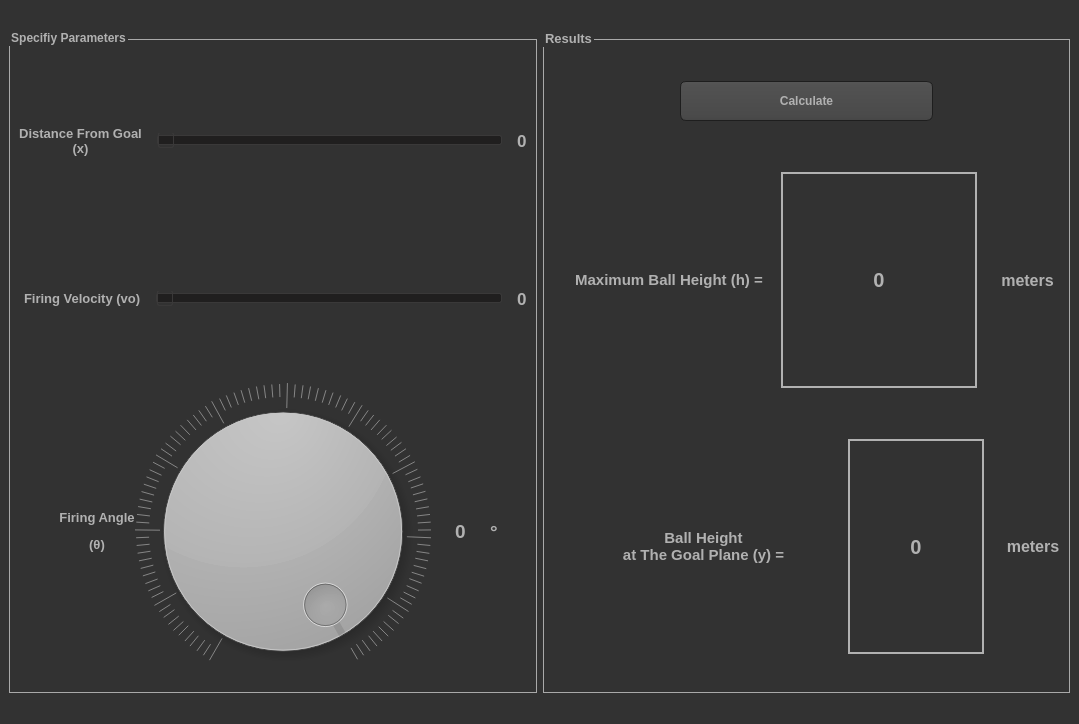
<?xml version="1.0" encoding="UTF-8"?>
<ui version="4.0">
 <class>MainWindow</class>
 <widget class="QMainWindow" name="MainWindow">
  <property name="geometry">
   <rect>
    <x>0</x>
    <y>0</y>
    <width>1079</width>
    <height>724</height>
   </rect>
  </property>
  <property name="windowTitle">
   <string>MainWindow</string>
  </property>
  <property name="styleSheet">
   <string notr="true">QToolTip
{
     border: 1px solid black;
     background-color: #ffa02f;
     padding: 1px;
     border-radius: 3px;
     opacity: 100;
}

QWidget
{
    color: #b1b1b1;
    background-color: #323232;
}

QTreeView, QListView
{
    background-color: silver;
    margin-left: 5px;
}

QWidget:item:hover
{
    background-color: QLinearGradient( x1: 0, y1: 0, x2: 0, y2: 1, stop: 0 #ffa02f, stop: 1 #ca0619);
    color: #000000;
}

QWidget:item:selected
{
    background-color: QLinearGradient( x1: 0, y1: 0, x2: 0, y2: 1, stop: 0 #ffa02f, stop: 1 #d7801a);
}

QMenuBar::item
{
    background: transparent;
}

QMenuBar::item:selected
{
    background: transparent;
    border: 1px solid #ffaa00;
}

QMenuBar::item:pressed
{
    background: #444;
    border: 1px solid #000;
    background-color: QLinearGradient(
        x1:0, y1:0,
        x2:0, y2:1,
        stop:1 #212121,
        stop:0.4 #343434/*,
        stop:0.2 #343434,
        stop:0.1 #ffaa00*/
    );
    margin-bottom:-1px;
    padding-bottom:1px;
}

QMenu
{
    border: 1px solid #000;
}

QMenu::item
{
    padding: 2px 20px 2px 20px;
}

QMenu::item:selected
{
    color: #000000;
}

QWidget:disabled
{
    color: #808080;
    background-color: #323232;
}

QAbstractItemView
{
    background-color: QLinearGradient( x1: 0, y1: 0, x2: 0, y2: 1, stop: 0 #4d4d4d, stop: 0.1 #646464, stop: 1 #5d5d5d);
}

QWidget:focus
{
    /*border: 1px solid darkgray;*/
}

QLineEdit
{
    background-color: QLinearGradient( x1: 0, y1: 0, x2: 0, y2: 1, stop: 0 #4d4d4d, stop: 0 #646464, stop: 1 #5d5d5d);
    padding: 1px;
    border-style: solid;
    border: 1px solid #1e1e1e;
    border-radius: 5;
}

QPushButton
{
    color: #b1b1b1;
    background-color: QLinearGradient( x1: 0, y1: 0, x2: 0, y2: 1, stop: 0 #565656, stop: 0.1 #525252, stop: 0.5 #4e4e4e, stop: 0.9 #4a4a4a, stop: 1 #464646);
    border-width: 1px;
    border-color: #1e1e1e;
    border-style: solid;
    border-radius: 6;
    padding: 3px;
    font-size: 12px;
    padding-left: 5px;
    padding-right: 5px;
    min-width: 40px;
}

QPushButton:pressed
{
    background-color: QLinearGradient( x1: 0, y1: 0, x2: 0, y2: 1, stop: 0 #2d2d2d, stop: 0.1 #2b2b2b, stop: 0.5 #292929, stop: 0.9 #282828, stop: 1 #252525);
}

QComboBox
{
    selection-background-color: #ffaa00;
    background-color: QLinearGradient( x1: 0, y1: 0, x2: 0, y2: 1, stop: 0 #565656, stop: 0.1 #525252, stop: 0.5 #4e4e4e, stop: 0.9 #4a4a4a, stop: 1 #464646);
    border-style: solid;
    border: 1px solid #1e1e1e;
    border-radius: 5;
}

QComboBox:hover,QPushButton:hover
{
    border: 2px solid QLinearGradient( x1: 0, y1: 0, x2: 0, y2: 1, stop: 0 #ffa02f, stop: 1 #d7801a);
}


QComboBox:on
{
    padding-top: 3px;
    padding-left: 4px;
    background-color: QLinearGradient( x1: 0, y1: 0, x2: 0, y2: 1, stop: 0 #2d2d2d, stop: 0.1 #2b2b2b, stop: 0.5 #292929, stop: 0.9 #282828, stop: 1 #252525);
    selection-background-color: #ffaa00;
}

QComboBox QAbstractItemView
{
    border: 2px solid darkgray;
    selection-background-color: QLinearGradient( x1: 0, y1: 0, x2: 0, y2: 1, stop: 0 #ffa02f, stop: 1 #d7801a);
}

QComboBox::drop-down
{
     subcontrol-origin: padding;
     subcontrol-position: top right;
     width: 15px;

     border-left-width: 0px;
     border-left-color: darkgray;
     border-left-style: solid; /* just a single line */
     border-top-right-radius: 3px; /* same radius as the QComboBox */
     border-bottom-right-radius: 3px;
 }

QComboBox::down-arrow
{
     image: url(:/dark_orange/img/down_arrow.png);
}

QGroupBox
{
    border: 1px solid darkgray;
    margin-top: 10px;
}

QGroupBox:focus
{
    border: 1px solid darkgray;
}

QTextEdit:focus
{
    border: 1px solid darkgray;
}

QScrollBar:horizontal {
     border: 1px solid #222222;
     background: QLinearGradient( x1: 0, y1: 0, x2: 0, y2: 1, stop: 0.0 #121212, stop: 0.2 #282828, stop: 1 #484848);
     height: 7px;
     margin: 0px 16px 0 16px;
}

QScrollBar::handle:horizontal
{
      background: QLinearGradient( x1: 0, y1: 0, x2: 1, y2: 0, stop: 0 #ffa02f, stop: 0.5 #d7801a, stop: 1 #ffa02f);
      min-height: 20px;
      border-radius: 2px;
}

QScrollBar::add-line:horizontal {
      border: 1px solid #1b1b19;
      border-radius: 2px;
      background: QLinearGradient( x1: 0, y1: 0, x2: 1, y2: 0, stop: 0 #ffa02f, stop: 1 #d7801a);
      width: 14px;
      subcontrol-position: right;
      subcontrol-origin: margin;
}

QScrollBar::sub-line:horizontal {
      border: 1px solid #1b1b19;
      border-radius: 2px;
      background: QLinearGradient( x1: 0, y1: 0, x2: 1, y2: 0, stop: 0 #ffa02f, stop: 1 #d7801a);
      width: 14px;
     subcontrol-position: left;
     subcontrol-origin: margin;
}

QScrollBar::right-arrow:horizontal, QScrollBar::left-arrow:horizontal
{
      border: 1px solid black;
      width: 1px;
      height: 1px;
      background: white;
}

QScrollBar::add-page:horizontal, QScrollBar::sub-page:horizontal
{
      background: none;
}

QScrollBar:vertical
{
      background: QLinearGradient( x1: 0, y1: 0, x2: 1, y2: 0, stop: 0.0 #121212, stop: 0.2 #282828, stop: 1 #484848);
      width: 7px;
      margin: 16px 0 16px 0;
      border: 1px solid #222222;
}

QScrollBar::handle:vertical
{
      background: QLinearGradient( x1: 0, y1: 0, x2: 0, y2: 1, stop: 0 #ffa02f, stop: 0.5 #d7801a, stop: 1 #ffa02f);
      min-height: 20px;
      border-radius: 2px;
}

QScrollBar::add-line:vertical
{
      border: 1px solid #1b1b19;
      border-radius: 2px;
      background: QLinearGradient( x1: 0, y1: 0, x2: 0, y2: 1, stop: 0 #ffa02f, stop: 1 #d7801a);
      height: 14px;
      subcontrol-position: bottom;
      subcontrol-origin: margin;
}

QScrollBar::sub-line:vertical
{
      border: 1px solid #1b1b19;
      border-radius: 2px;
      background: QLinearGradient( x1: 0, y1: 0, x2: 0, y2: 1, stop: 0 #d7801a, stop: 1 #ffa02f);
      height: 14px;
      subcontrol-position: top;
      subcontrol-origin: margin;
}

QScrollBar::up-arrow:vertical, QScrollBar::down-arrow:vertical
{
      border: 1px solid black;
      width: 1px;
      height: 1px;
      background: white;
}


QScrollBar::add-page:vertical, QScrollBar::sub-page:vertical
{
      background: none;
}

QTextEdit
{
    background-color: #242424;
}

QPlainTextEdit
{
    background-color: #242424;
}

QHeaderView::section
{
    background-color: QLinearGradient(x1:0, y1:0, x2:0, y2:1, stop:0 #616161, stop: 0.5 #505050, stop: 0.6 #434343, stop:1 #656565);
    color: white;
    padding-left: 4px;
    border: 1px solid #6c6c6c;
}

QCheckBox:disabled
{
color: #414141;
}

QDockWidget::title
{
    text-align: center;
    spacing: 3px; /* spacing between items in the tool bar */
    background-color: QLinearGradient(x1:0, y1:0, x2:0, y2:1, stop:0 #323232, stop: 0.5 #242424, stop:1 #323232);
}

QDockWidget::close-button, QDockWidget::float-button
{
    text-align: center;
    spacing: 1px; /* spacing between items in the tool bar */
    background-color: QLinearGradient(x1:0, y1:0, x2:0, y2:1, stop:0 #323232, stop: 0.5 #242424, stop:1 #323232);
}

QDockWidget::close-button:hover, QDockWidget::float-button:hover
{
    background: #242424;
}

QDockWidget::close-button:pressed, QDockWidget::float-button:pressed
{
    padding: 1px -1px -1px 1px;
}

QMainWindow::separator
{
    background-color: QLinearGradient(x1:0, y1:0, x2:0, y2:1, stop:0 #161616, stop: 0.5 #151515, stop: 0.6 #212121, stop:1 #343434);
    color: white;
    padding-left: 4px;
    border: 1px solid #4c4c4c;
    spacing: 3px; /* spacing between items in the tool bar */
}

QMainWindow::separator:hover
{

    background-color: QLinearGradient(x1:0, y1:0, x2:0, y2:1, stop:0 #d7801a, stop:0.5 #b56c17 stop:1 #ffa02f);
    color: white;
    padding-left: 4px;
    border: 1px solid #6c6c6c;
    spacing: 3px; /* spacing between items in the tool bar */
}

QToolBar::handle
{
     spacing: 3px; /* spacing between items in the tool bar */
     background: url(:/dark_orange/img/handle.png);
}

QMenu::separator
{
    height: 2px;
    background-color: QLinearGradient(x1:0, y1:0, x2:0, y2:1, stop:0 #161616, stop: 0.5 #151515, stop: 0.6 #212121, stop:1 #343434);
    color: white;
    padding-left: 4px;
    margin-left: 10px;
    margin-right: 5px;
}

QProgressBar
{
    border: 2px solid grey;
    border-radius: 5px;
    text-align: center;
}

QProgressBar::chunk
{
    background-color: #d7801a;
    width: 2.15px;
    margin: 0.5px;
}

QTabBar::tab {
    color: #b1b1b1;
    border: 1px solid #444;
    border-bottom-style: none;
    background-color: #323232;
    padding-left: 10px;
    padding-right: 10px;
    padding-top: 3px;
    padding-bottom: 2px;
    margin-right: -1px;
}

QTabWidget::pane {
    border: 1px solid #444;
    top: 1px;
}

QTabBar::tab:last
{
    margin-right: 0; /* the last selected tab has nothing to overlap with on the right */
    border-top-right-radius: 3px;
}

QTabBar::tab:first:!selected
{
 margin-left: 0px; /* the last selected tab has nothing to overlap with on the right */


    border-top-left-radius: 3px;
}

QTabBar::tab:!selected
{
    color: #b1b1b1;
    border-bottom-style: solid;
    margin-top: 3px;
    background-color: QLinearGradient(x1:0, y1:0, x2:0, y2:1, stop:1 #212121, stop:.4 #343434);
}

QTabBar::tab:selected
{
    border-top-left-radius: 3px;
    border-top-right-radius: 3px;
    margin-bottom: 0px;
}

QTabBar::tab:!selected:hover
{
    /*border-top: 2px solid #ffaa00;
    padding-bottom: 3px;*/
    border-top-left-radius: 3px;
    border-top-right-radius: 3px;
    background-color: QLinearGradient(x1:0, y1:0, x2:0, y2:1, stop:1 #212121, stop:0.4 #343434, stop:0.2 #343434, stop:0.1 #ffaa00);
}

QRadioButton::indicator:checked, QRadioButton::indicator:unchecked{
    color: #b1b1b1;
    background-color: #323232;
    border: 1px solid #b1b1b1;
    border-radius: 6px;
}

QRadioButton::indicator:checked
{
    background-color: qradialgradient(
        cx: 0.5, cy: 0.5,
        fx: 0.5, fy: 0.5,
        radius: 1.0,
        stop: 0.25 #ffaa00,
        stop: 0.3 #323232
    );
}

QCheckBox::indicator{
    color: #b1b1b1;
    background-color: #323232;
    border: 1px solid #b1b1b1;
    width: 9px;
    height: 9px;
}

QRadioButton::indicator
{
    border-radius: 6px;
}

QRadioButton::indicator:hover, QCheckBox::indicator:hover
{
    border: 1px solid #ffaa00;
}

QCheckBox::indicator:checked
{
    image:url(:/dark_orange/img/checkbox.png);
}

QCheckBox::indicator:disabled, QRadioButton::indicator:disabled
{
    border: 1px solid #444;
}


QSlider::groove:horizontal {
    border: 1px solid #3A3939;
    height: 8px;
    background: #201F1F;
    margin: 2px 0;
    border-radius: 2px;
}

QSlider::handle:horizontal {
    background: QLinearGradient( x1: 0, y1: 0, x2: 0, y2: 1,
      stop: 0.0 silver, stop: 0.2 #a8a8a8, stop: 1 #727272);
    border: 1px solid #3A3939;
    width: 14px;
    height: 14px;
    margin: -4px 0;
    border-radius: 2px;
}

QSlider::groove:vertical {
    border: 1px solid #3A3939;
    width: 8px;
    background: #201F1F;
    margin: 0 0px;
    border-radius: 2px;
}

QSlider::handle:vertical {
    background: QLinearGradient( x1: 0, y1: 0, x2: 0, y2: 1, stop: 0.0 silver,
      stop: 0.2 #a8a8a8, stop: 1 #727272);
    border: 1px solid #3A3939;
    width: 14px;
    height: 14px;
    margin: 0 -4px;
    border-radius: 2px;
}

QAbstractSpinBox {
    padding-top: 2px;
    padding-bottom: 2px;
    border: 1px solid darkgray;

    border-radius: 2px;
    min-width: 50px;
}

</string>
  </property>
  <widget class="QWidget" name="centralwidget">
   <layout class="QGridLayout" name="gridLayout_3">
    <item row="0" column="0">
     <widget class="QLabel" name="label_projectile">
      <property name="text">
       <string/>
      </property>
      <property name="pixmap">
       <pixmap>Icons/projectile3.jpg</pixmap>
      </property>
      <property name="scaledContents">
       <bool>true</bool>
      </property>
     </widget>
    </item>
    <item row="1" column="0">
     <layout class="QHBoxLayout" name="horizontalLayout_7">
      <item>
       <widget class="QGroupBox" name="groupBox">
        <property name="font">
         <font>
          <pointsize>9</pointsize>
          <weight>75</weight>
          <bold>true</bold>
         </font>
        </property>
        <property name="title">
         <string>Specifiy Parameters</string>
        </property>
        <layout class="QGridLayout" name="gridLayout" rowstretch="1,1,2">
         <property name="topMargin">
          <number>25</number>
         </property>
         <item row="0" column="0">
          <layout class="QHBoxLayout" name="horizontalLayout">
           <property name="spacing">
            <number>15</number>
           </property>
           <item>
            <widget class="QLabel" name="label_distance_from_goal">
             <property name="font">
              <font>
               <pointsize>10</pointsize>
               <weight>75</weight>
               <bold>true</bold>
              </font>
             </property>
             <property name="text">
              <string>&lt;html&gt;&lt;head/&gt;&lt;body&gt;&lt;p align=&quot;center&quot;&gt;Distance From Goal&lt;br/&gt;(x)&lt;/p&gt;&lt;/body&gt;&lt;/html&gt;</string>
             </property>
            </widget>
           </item>
           <item>
            <widget class="QSlider" name="horizontalSlider_distance">
             <property name="orientation">
              <enum>Qt::Horizontal</enum>
             </property>
            </widget>
           </item>
           <item>
            <widget class="QLabel" name="label_distance_value">
             <property name="font">
              <font>
               <pointsize>13</pointsize>
               <weight>75</weight>
               <bold>true</bold>
              </font>
             </property>
             <property name="text">
              <string>0</string>
             </property>
            </widget>
           </item>
          </layout>
         </item>
         <item row="2" column="0">
          <layout class="QHBoxLayout" name="horizontalLayout_3" stretch="0,5,1,0">
           <property name="spacing">
            <number>0</number>
           </property>
           <property name="leftMargin">
            <number>40</number>
           </property>
           <property name="rightMargin">
            <number>29</number>
           </property>
           <item>
            <widget class="QLabel" name="label">
             <property name="font">
              <font>
               <pointsize>10</pointsize>
               <weight>75</weight>
               <bold>true</bold>
              </font>
             </property>
             <property name="text">
              <string>&lt;!DOCTYPE HTML PUBLIC &quot;-//W3C//DTD HTML 4.0//EN&quot; &quot;http://www.w3.org/TR/REC-html40/strict.dtd&quot;&gt;
&lt;html&gt;&lt;head&gt;&lt;meta name=&quot;qrichtext&quot; content=&quot;1&quot; /&gt;&lt;style type=&quot;text/css&quot;&gt;
p, li { white-space: pre-wrap; }
&lt;/style&gt;&lt;/head&gt;&lt;body style=&quot; font-family:'MS Shell Dlg 2'; font-size:10pt; font-weight:600; font-style:normal;&quot;&gt;
&lt;p align=&quot;center&quot; style=&quot; margin-top:12px; margin-bottom:12px; margin-left:0px; margin-right:0px; -qt-block-indent:0; text-indent:0px;&quot;&gt;Firing Angle&lt;/p&gt;
&lt;p align=&quot;center&quot; style=&quot; margin-top:12px; margin-bottom:12px; margin-left:0px; margin-right:0px; -qt-block-indent:0; text-indent:0px;&quot;&gt;(θ)&lt;/p&gt;&lt;/body&gt;&lt;/html&gt;</string>
             </property>
             <property name="alignment">
              <set>Qt::AlignCenter</set>
             </property>
            </widget>
           </item>
           <item>
            <widget class="QDial" name="dial_angle">
             <property name="invertedAppearance">
              <bool>true</bool>
             </property>
             <property name="invertedControls">
              <bool>true</bool>
             </property>
             <property name="wrapping">
              <bool>false</bool>
             </property>
             <property name="notchesVisible">
              <bool>true</bool>
             </property>
            </widget>
           </item>
           <item>
            <widget class="QLabel" name="label_angle_value">
             <property name="font">
              <font>
               <pointsize>14</pointsize>
               <weight>75</weight>
               <bold>true</bold>
              </font>
             </property>
             <property name="text">
              <string>0</string>
             </property>
             <property name="alignment">
              <set>Qt::AlignCenter</set>
             </property>
            </widget>
           </item>
           <item>
            <widget class="QLabel" name="label_degree">
             <property name="font">
              <font>
               <pointsize>14</pointsize>
               <weight>75</weight>
               <bold>true</bold>
              </font>
             </property>
             <property name="text">
              <string>°</string>
             </property>
            </widget>
           </item>
          </layout>
         </item>
         <item row="1" column="0">
          <layout class="QHBoxLayout" name="horizontalLayout_2">
           <property name="spacing">
            <number>15</number>
           </property>
           <property name="leftMargin">
            <number>5</number>
           </property>
           <item>
            <widget class="QLabel" name="label_firing_velocity">
             <property name="font">
              <font>
               <pointsize>10</pointsize>
               <weight>75</weight>
               <bold>true</bold>
              </font>
             </property>
             <property name="text">
              <string>&lt;html&gt;&lt;head/&gt;&lt;body&gt;&lt;p&gt;Firing Velocity (vo)&lt;/p&gt;&lt;/body&gt;&lt;/html&gt;</string>
             </property>
             <property name="alignment">
              <set>Qt::AlignLeading|Qt::AlignLeft|Qt::AlignVCenter</set>
             </property>
            </widget>
           </item>
           <item>
            <widget class="QSlider" name="horizontalSlider_velocity">
             <property name="orientation">
              <enum>Qt::Horizontal</enum>
             </property>
            </widget>
           </item>
           <item>
            <widget class="QLabel" name="label_velocity_value">
             <property name="font">
              <font>
               <pointsize>13</pointsize>
               <weight>75</weight>
               <bold>true</bold>
              </font>
             </property>
             <property name="text">
              <string>0</string>
             </property>
            </widget>
           </item>
          </layout>
         </item>
        </layout>
       </widget>
      </item>
      <item>
       <widget class="QGroupBox" name="groupBox_2">
        <property name="font">
         <font>
          <pointsize>10</pointsize>
          <weight>75</weight>
          <bold>true</bold>
         </font>
        </property>
        <property name="title">
         <string>Results</string>
        </property>
        <layout class="QGridLayout" name="gridLayout_2" rowstretch="1,2,2">
         <property name="topMargin">
          <number>41</number>
         </property>
         <property name="bottomMargin">
          <number>38</number>
         </property>
         <property name="verticalSpacing">
          <number>51</number>
         </property>
         <item row="0" column="0">
          <layout class="QHBoxLayout" name="horizontalLayout_6" stretch="1,2,1">
           <item>
            <spacer name="horizontalSpacer">
             <property name="orientation">
              <enum>Qt::Horizontal</enum>
             </property>
             <property name="sizeHint" stdset="0">
              <size>
               <width>40</width>
               <height>20</height>
              </size>
             </property>
            </spacer>
           </item>
           <item>
            <widget class="QPushButton" name="pushButton_calculate">
             <property name="minimumSize">
              <size>
               <width>52</width>
               <height>40</height>
              </size>
             </property>
             <property name="font">
              <font>
               <pointsize>-1</pointsize>
               <weight>75</weight>
               <bold>true</bold>
              </font>
             </property>
             <property name="text">
              <string>Calculate</string>
             </property>
            </widget>
           </item>
           <item>
            <spacer name="horizontalSpacer_2">
             <property name="orientation">
              <enum>Qt::Horizontal</enum>
             </property>
             <property name="sizeHint" stdset="0">
              <size>
               <width>40</width>
               <height>20</height>
              </size>
             </property>
            </spacer>
           </item>
          </layout>
         </item>
         <item row="1" column="0">
          <layout class="QHBoxLayout" name="horizontalLayout_4" stretch="1,3,1">
           <property name="spacing">
            <number>18</number>
           </property>
           <property name="leftMargin">
            <number>22</number>
           </property>
           <item>
            <widget class="QLabel" name="label_maximum_height">
             <property name="font">
              <font>
               <pointsize>11</pointsize>
               <weight>75</weight>
               <bold>true</bold>
              </font>
             </property>
             <property name="text">
              <string>&lt;html&gt;&lt;head/&gt;&lt;body&gt;&lt;p align=&quot;center&quot;&gt;Maximum Ball Height (h) =&lt;/p&gt;&lt;/body&gt;&lt;/html&gt;</string>
             </property>
             <property name="alignment">
              <set>Qt::AlignLeading|Qt::AlignLeft|Qt::AlignVCenter</set>
             </property>
            </widget>
           </item>
           <item>
            <widget class="QLabel" name="label_maximum_height_value">
             <property name="font">
              <font>
               <pointsize>15</pointsize>
               <weight>75</weight>
               <bold>true</bold>
              </font>
             </property>
             <property name="frameShape">
              <enum>QFrame::Box</enum>
             </property>
             <property name="lineWidth">
              <number>2</number>
             </property>
             <property name="text">
              <string>0</string>
             </property>
             <property name="alignment">
              <set>Qt::AlignCenter</set>
             </property>
            </widget>
           </item>
           <item>
            <widget class="QLabel" name="label_meters">
             <property name="font">
              <font>
               <pointsize>12</pointsize>
               <weight>75</weight>
               <bold>true</bold>
              </font>
             </property>
             <property name="text">
              <string>meters</string>
             </property>
             <property name="alignment">
              <set>Qt::AlignCenter</set>
             </property>
            </widget>
           </item>
          </layout>
         </item>
         <item row="2" column="0">
          <layout class="QHBoxLayout" name="horizontalLayout_5" stretch="9,5,2">
           <property name="spacing">
            <number>22</number>
           </property>
           <property name="leftMargin">
            <number>28</number>
           </property>
           <item>
            <widget class="QLabel" name="label_goal_ball_height">
             <property name="font">
              <font>
               <pointsize>11</pointsize>
               <weight>75</weight>
               <bold>true</bold>
              </font>
             </property>
             <property name="text">
              <string>&lt;html&gt;&lt;head/&gt;&lt;body&gt;&lt;p align=&quot;center&quot;&gt;Ball Height &lt;br/&gt;at The Goal Plane (y) =&lt;/p&gt;&lt;/body&gt;&lt;/html&gt;</string>
             </property>
             <property name="alignment">
              <set>Qt::AlignLeading|Qt::AlignLeft|Qt::AlignVCenter</set>
             </property>
            </widget>
           </item>
           <item>
            <widget class="QLabel" name="label_goal_ball_height_value">
             <property name="font">
              <font>
               <pointsize>15</pointsize>
               <weight>75</weight>
               <bold>true</bold>
              </font>
             </property>
             <property name="frameShape">
              <enum>QFrame::Box</enum>
             </property>
             <property name="lineWidth">
              <number>2</number>
             </property>
             <property name="text">
              <string>0</string>
             </property>
             <property name="alignment">
              <set>Qt::AlignCenter</set>
             </property>
            </widget>
           </item>
           <item>
            <widget class="QLabel" name="label_meters_2">
             <property name="font">
              <font>
               <pointsize>12</pointsize>
               <weight>75</weight>
               <bold>true</bold>
              </font>
             </property>
             <property name="text">
              <string>meters</string>
             </property>
             <property name="alignment">
              <set>Qt::AlignCenter</set>
             </property>
            </widget>
           </item>
          </layout>
         </item>
        </layout>
       </widget>
      </item>
     </layout>
    </item>
   </layout>
  </widget>
  <widget class="QMenuBar" name="menubar">
   <property name="geometry">
    <rect>
     <x>0</x>
     <y>0</y>
     <width>1079</width>
     <height>26</height>
    </rect>
   </property>
  </widget>
  <widget class="QStatusBar" name="statusbar"/>
 </widget>
 <resources/>
 <connections>
  <connection>
   <sender>horizontalSlider_distance</sender>
   <signal>valueChanged(int)</signal>
   <receiver>label_distance_value</receiver>
   <slot>setNum(int)</slot>
   <hints>
    <hint type="sourcelabel">
     <x>481</x>
     <y>337</y>
    </hint>
    <hint type="destinationlabel">
     <x>588</x>
     <y>346</y>
    </hint>
   </hints>
  </connection>
  <connection>
   <sender>horizontalSlider_velocity</sender>
   <signal>valueChanged(int)</signal>
   <receiver>label_velocity_value</receiver>
   <slot>setNum(int)</slot>
   <hints>
    <hint type="sourcelabel">
     <x>487</x>
     <y>405</y>
    </hint>
    <hint type="destinationlabel">
     <x>572</x>
     <y>408</y>
    </hint>
   </hints>
  </connection>
  <connection>
   <sender>dial_angle</sender>
   <signal>valueChanged(int)</signal>
   <receiver>label_angle_value</receiver>
   <slot>setNum(int)</slot>
   <hints>
    <hint type="sourcelabel">
     <x>406</x>
     <y>512</y>
    </hint>
    <hint type="destinationlabel">
     <x>562</x>
     <y>492</y>
    </hint>
   </hints>
  </connection>
 </connections>
</ui>
